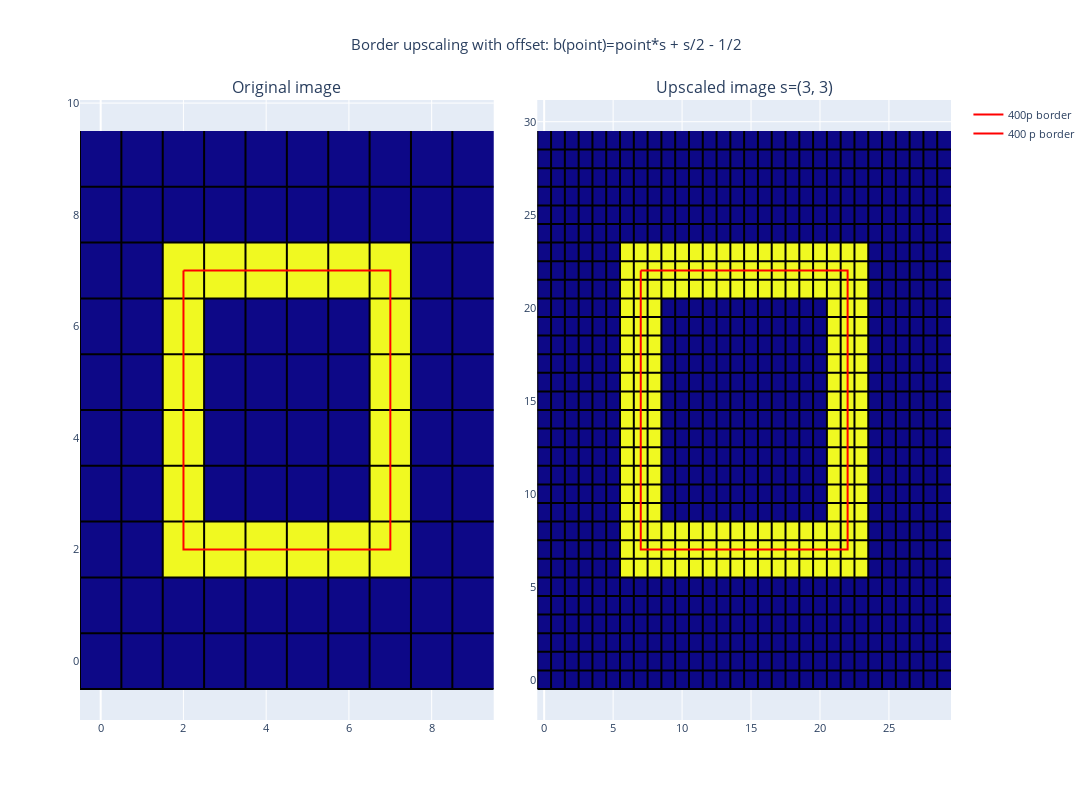

Notebook code cell kept with this figure:
### Code cell
fig = make_subplots(rows=1, cols=2, 
                    horizontal_spacing=0.05, 
                    vertical_spacing=0.1,
                    subplot_titles=('Original image', f"Upscaled image s={scale_factor_x, scale_factor_y}"))
# Add images to plot
base_image_fig = px.imshow(test_image)
fig.add_trace(base_image_fig.data[0], 1, 1)
xs, ys = gridlines(test_image)
fig.add_trace(go.Scatter(x=xs, y=ys, marker=dict(color='black', size=1), name=f"Pixel edges", showlegend=False), row=1, col=1)

upscaled_image_fig = px.imshow(upscaled_image_box)
fig.add_trace(upscaled_image_fig.data[0], 1, 2)
xs, ys = gridlines(upscaled_image_box)
fig.add_trace(go.Scatter(x=xs, y=ys, marker=dict(color='black', size=1), name=f"Pixel edges", showlegend=False), row=1, col=2)

# 400p borders
fig.add_trace(go.Scatter(x=fourier_xs, y=fourier_ys, marker=dict(color='red', size=10), name=f"400p border"), row=1, col=1)
fig.add_trace(go.Scatter(x=fourier_xs*scale_factor_x+scale_factor_x/2-0.5, y=fourier_ys*scale_factor_y+scale_factor_y/2-0.5, marker=dict(color='red', size=10), name=f"400 p border"), row=1, col=2)

fig.update_layout(title_text=f"Border upscaling with offset: b(point)=point*s + s/2 - 1/2", title_x=0.5, width=1400, height=800, showlegend=True, font_size=11)
fig.update(layout_coloraxis_showscale=False)
fig.show()

### Figure 1 — Plotly figure (JSON) as saved in the notebook; plotly's stock layout.template omitted (floating-point values rounded to 4 significant figures; data arrays with more than 128 entries replaced by an {"elided": "..."} marker saying what was removed)
{"data": [{"coloraxis": "coloraxis", "hovertemplate": "x: %{x}<br>y: %{y}<br>color: %{z}<extra></extra>", "name": "0", "type": "heatmap", "xaxis": "x", "yaxis": "y", "z": [[0, 0, 0, 0, 0, 0, 0, 0, 0, 0], [0, 0, 0, 0, 0, 0, 0, 0, 0, 0], [0, 0, 1, 1, 1, 1, 1, 1, 0, 0], [0, 0, 1, 0, 0, 0, 0, 1, 0, 0], [0, 0, 1, 0, 0, 0, 0, 1, 0, 0], [0, 0, 1, 0, 0, 0, 0, 1, 0, 0], [0, 0, 1, 0, 0, 0, 0, 1, 0, 0], [0, 0, 1, 1, 1, 1, 1, 1, 0, 0], [0, 0, 0, 0, 0, 0, 0, 0, 0, 0], [0, 0, 0, 0, 0, 0, 0, 0, 0, 0]]}, {"marker": {"color": "black", "size": 1}, "name": "Pixel edges", "showlegend": false, "type": "scatter", "x": [-0.5, -0.5, null, 0.5, 0.5, null, 1.5, 1.5, null, 2.5, 2.5, null, 3.5, 3.5, null, 4.5, 4.5, null, 5.5, 5.5, null, 6.5, 6.5, null, 7.5, 7.5, null, 8.5, 8.5, null, -0.5, 9.5, null, -0.5, 9.5, null, -0.5, 9.5, null, -0.5, 9.5, null, -0.5, 9.5, null, -0.5, 9.5, null, -0.5, 9.5, null, -0.5, 9.5, null, -0.5, 9.5, null, -0.5, 9.5, null], "xaxis": "x", "y": [-0.5, 9.5, null, -0.5, 9.5, null, -0.5, 9.5, null, -0.5, 9.5, null, -0.5, 9.5, null, -0.5, 9.5, null, -0.5, 9.5, null, -0.5, 9.5, null, -0.5, 9.5, null, -0.5, 9.5, null, -0.5, -0.5, null, 0.5, 0.5, null, 1.5, 1.5, null, 2.5, 2.5, null, 3.5, 3.5, null, 4.5, 4.5, null, 5.5, 5.5, null, 6.5, 6.5, null, 7.5, 7.5, null, 8.5, 8.5, null], "yaxis": "y"}, {"coloraxis": "coloraxis", "hovertemplate": "x: %{x}<br>y: %{y}<br>color: %{z}<extra></extra>", "name": "0", "type": "heatmap", "xaxis": "x2", "yaxis": "y2", "z": {"elided": "30x30 int values"}}, {"marker": {"color": "black", "size": 1}, "name": "Pixel edges", "showlegend": false, "type": "scatter", "x": {"elided": "180 float values"}, "xaxis": "x2", "y": {"elided": "180 float values"}, "yaxis": "y2"}, {"marker": {"color": "red", "size": 10}, "name": "400p border", "type": "scatter", "x": {"elided": "200 float values"}, "xaxis": "x", "y": {"elided": "200 float values"}, "yaxis": "y"}, {"marker": {"color": "red", "size": 10}, "name": "400 p border", "type": "scatter", "x": {"elided": "200 float values"}, "xaxis": "x2", "y": {"elided": "200 float values"}, "yaxis": "y2"}], "layout": {"annotations": [{"font": {"size": 16}, "showarrow": false, "text": "Original image", "x": 0.2375, "xanchor": "center", "xref": "paper", "y": 1, "yanchor": "bottom", "yref": "paper"}, {"font": {"size": 16}, "showarrow": false, "text": "Upscaled image s=(3, 3)", "x": 0.7625, "xanchor": "center", "xref": "paper", "y": 1, "yanchor": "bottom", "yref": "paper"}], "coloraxis": {"showscale": false}, "font": {"size": 11}, "height": 800, "showlegend": true, "title": {"text": "Border upscaling with offset: b(point)=point*s + s/2 - 1/2", "x": 0.5}, "width": 1400, "xaxis": {"anchor": "y", "domain": [0, 0.475]}, "xaxis2": {"anchor": "y2", "domain": [0.525, 1]}, "yaxis": {"anchor": "x", "domain": [0, 1]}, "yaxis2": {"anchor": "x2", "domain": [0, 1]}}}
